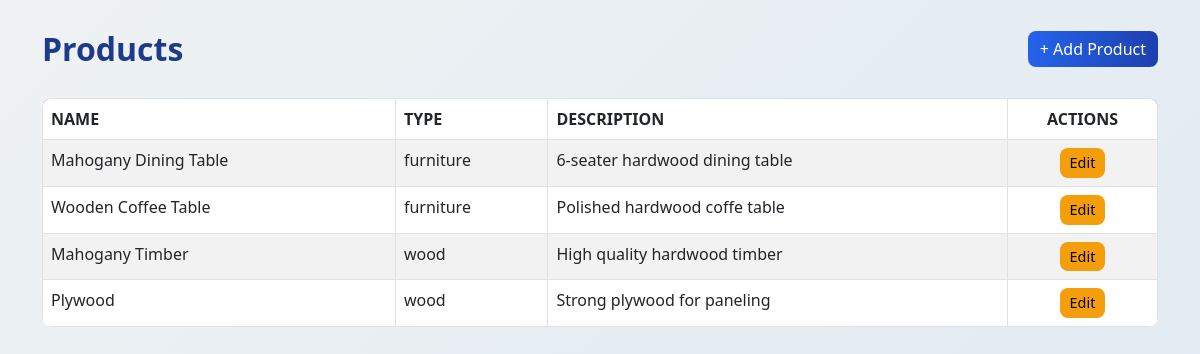
/products/ (signed in), run on the app's committed database.
### inventory/models.py (models this page shows, shortened)
class Product(models.Model):
    PRODUCT_TYPES = [
        ('wood', 'Wood'),
        ('furniture', 'Furniture'),
    ]
    name = models.CharField(max_length=255)
    type = models.CharField(max_length=50, choices=PRODUCT_TYPES)
    description = models.TextField(blank=True, null=True)
    created_at = models.DateTimeField(auto_now_add=True)

### inventory/views.py (the view)
# urls.py: path("products/", ProductListView.as_view(), name="product_list"),
class ProductListView(ManagerRequiredMixin, ListView):
    model = Product
    template_name = "product_list.html"
    context_object_name = "products"

### accounts/models.py (called while the page is built)
    def is_manager(self):
        return self.role == 'manager'

### inventory/views.py (called while the page is built)
    def test_func(self):
        return self.request.user.is_authenticated and self.request.user.is_manager()

### inventory/templates/product_list.html (shortened to what this page needs)
{% extends "base.html" %}
{% block content %}
<div class="product-header">
  <h2>Products</h2>
  <a href="{% url 'product_create' %}" class="btn btn-primary">+ Add Product</a>
</div>
<table class="table table-striped table-bordered table-hover products-table">
  <thead>
    <tr>
      <th>NAME</th>
      <th>TYPE</th>
      <th>DESCRIPTION</th>
      <th class="text-center">ACTIONS</th>
    </tr>
  </thead>
  <tbody>
    {% for product in products %}
    <tr>
      <td>{{ product.name }}</td>
      <td>{{ product.type }}</td>
      <td>{{ product.description }}</td>
      <td class="actions-cell">
        <div class="d-flex justify-content-center">
          <a href="{% url 'product_update' product.pk %}" class="btn btn-sm btn-warning" role="button" aria-label="Edit {{ product.name }}">Edit</a>
        </div>
      </td>
    </tr>
    {% empty %}
    <tr>
      <td colspan="4" class="text-center">No products available.</td>
    </tr>
    {% endfor %}
  </tbody>
</table>
{% endblock %}

### inventory/templates/product_list.html (style rules this page uses)
body { background: linear-gradient(135deg, #eef2f3, #dfe9f3); min-height: 100vh; }
.product-header { display: flex; justify-content: space-between; align-items: center; margin-top: 30px; margin-bottom: 30px; }
.product-header h2 { font-weight: 700; color: #1e3a8a; margin: 0; }
table.products-table { margin-top: 15px; border-radius: 10px; overflow: hidden; }
table.products-table thead { background-color: #1e3a8a; color: #fff; }
.btn { border-radius: 8px; transition: all 0.3s ease; }
.btn-primary { background: linear-gradient(90deg, #2563eb, #1e40af); border: none; }
.btn-warning { background-color: #f59e0b; border: none; }
.actions-cell { width: 150px; text-align: center; vertical-align: middle; }
.actions-cell .btn { padding: 4px 10px; font-size: 0.9rem; }

### data on the page
Product: name "Mahogany Dining Table", type "furniture", description "6-seater hardwood dining table"
Product: name "Wooden Coffee Table", type "furniture", description "Polished hardwood coffe table"
Product: name "Mahogany Timber", type "wood", description "High quality hardwood timber"
Product: name "Plywood", type "wood", description "Strong plywood for paneling"
